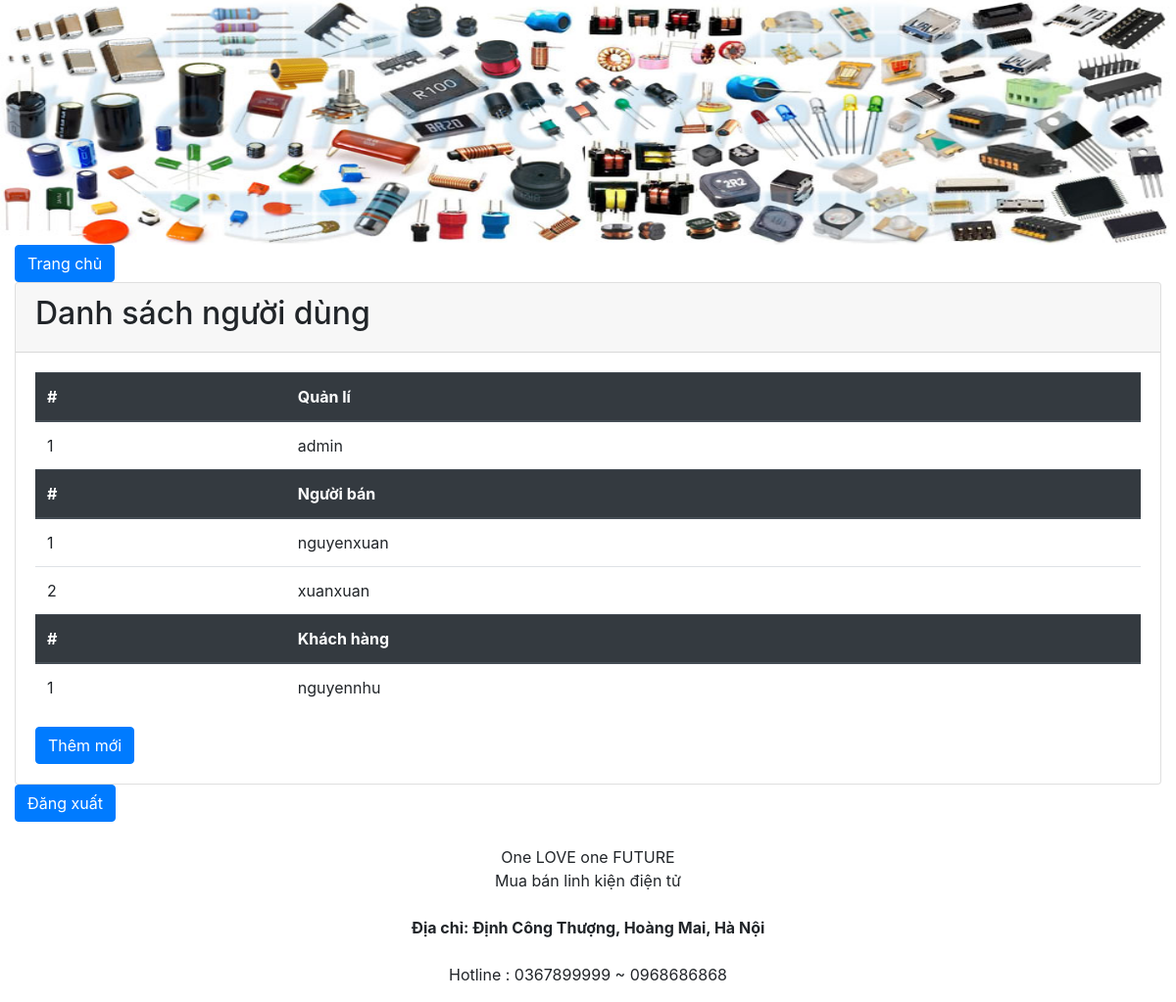
/index.php?page_layout=listuser (signed in), run on the app's committed database.
### tables this page shows
CREATE TABLE `user` (
  `id` int(11) NOT NULL,
  `username` varchar(255) NOT NULL,
  `password` varchar(255) NOT NULL,
  `level_id` int(11) NOT NULL
);

### action/listuser.php (the view, shortened to what this page needs)
<div class="container-fluid">
	<a class="btn btn-primary" href="index.php?page_layout=home">Trang chủ</a>
	<div class="card">
		<div class="card-header">
			<h2>Danh sách người dùng</h2>
		</div>
		<div class="card-body">
			<table class="table">
				<thead class = "thead-dark">
					<tr>
						<th>#</th>
						<th>Quản lí</th>
					</tr>
				</thead>
				<tbody>
					<?php
						$sqllv = "SELECT * FROM user where level_id = 1";
						$querylv = mysqli_query($connect, $sqllv);
						$i = 1;
						while ($row = mysqli_fetch_assoc($querylv)){?>
							<tr>
								<td><?php echo $i++; ?></th>
								<td><?php echo $row['username']; ?></td>
							</tr>
					<?php } ?>
				</tbody>
				<thead class = "thead-dark">
					<tr>
						<th>#</th>
						<th>Người bán</th>
					</tr>
				</thead>
				<tbody>
					<?php
						$sqllv = "SELECT * FROM user where level_id = 2";
						$querylv = mysqli_query($connect, $sqllv);
						$i = 1;
						while ($row = mysqli_fetch_assoc($querylv)){?>
							<tr>
								<td><?php echo $i++; ?></th>
								<td><?php echo $row['username']; ?></td>
							</tr>
					<?php } ?>
				</tbody>
				<thead class = "thead-dark">
					<tr>
						<th>#</th>
						<th>Khách hàng</th>
					</tr>
				</thead>
				<tbody>
					<?php
						$sqllv = "SELECT * FROM user where level_id = 3";
						$querylv = mysqli_query($connect, $sqllv);
						$i = 1;
						while ($row = mysqli_fetch_assoc($querylv)){?>
							<tr>
								<td><?php echo $i++; ?></th>
								<td><?php echo $row['username']; ?></td>
							</tr>
					<?php } ?>
				</tbody>
			</table>
			<a class="btn btn-primary" href="register.php">Thêm mới</a>
		</div>
	</div>
	<a class="btn btn-primary" href="logout.php">Đăng xuất</a>
</div>

### data on the page
user: username "admin"
user: username "nguyenxuan"
user: username "xuanxuan"
user: username "nguyennhu"
